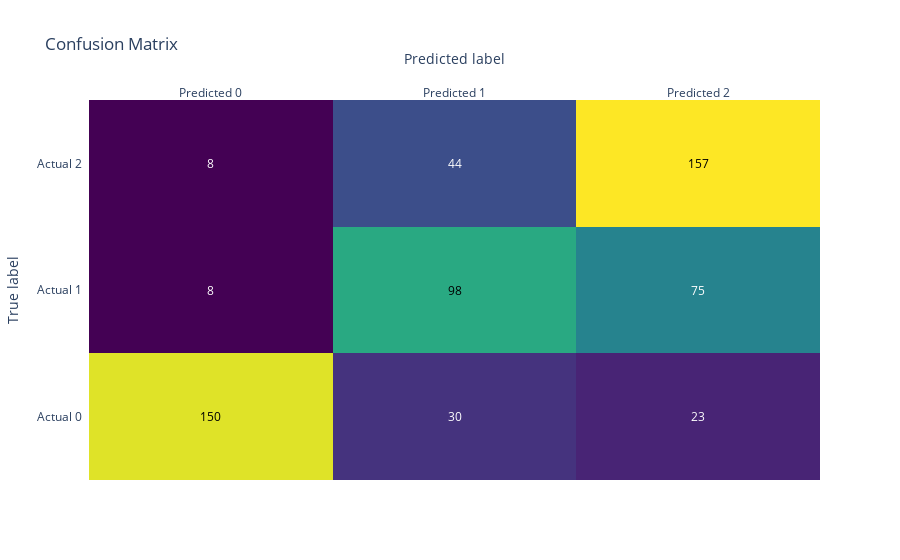

Notebook source saved alongside this figure:
### Code cell
# Compute confusion matrix
cm = confusion_matrix(y_test, y_pred)
fig = ff.create_annotated_heatmap(z=cm, x=[f'Predicted {i}' for i in range(n_classes)], y=[f'Actual {i}' for i in range(n_classes)], colorscale='Viridis')

fig.update_layout(title='Confusion Matrix', xaxis=dict(title='Predicted label'), yaxis=dict(title='True label'))
fig.show()

### Figure 1 — Plotly figure (JSON) as saved in the notebook; plotly's stock layout.template omitted (floating-point values rounded to 4 significant figures)
{"data": [{"colorscale": [[0, "#440154"], [0.1111, "#482878"], [0.2222, "#3e4989"], [0.3333, "#31688e"], [0.4444, "#26828e"], [0.5556, "#1f9e89"], [0.6667, "#35b779"], [0.7778, "#6ece58"], [0.8889, "#b5de2b"], [1, "#fde725"]], "reversescale": false, "showscale": false, "type": "heatmap", "x": ["Predicted 0", "Predicted 1", "Predicted 2"], "y": ["Actual 0", "Actual 1", "Actual 2"], "z": [[150, 30, 23], [8, 98, 75], [8, 44, 157]]}], "layout": {"annotations": [{"font": {"color": "#000000"}, "showarrow": false, "text": "150", "x": "Predicted 0", "xref": "x", "y": "Actual 0", "yref": "y"}, {"font": {"color": "#FFFFFF"}, "showarrow": false, "text": "30", "x": "Predicted 1", "xref": "x", "y": "Actual 0", "yref": "y"}, {"font": {"color": "#FFFFFF"}, "showarrow": false, "text": "23", "x": "Predicted 2", "xref": "x", "y": "Actual 0", "yref": "y"}, {"font": {"color": "#FFFFFF"}, "showarrow": false, "text": "8", "x": "Predicted 0", "xref": "x", "y": "Actual 1", "yref": "y"}, {"font": {"color": "#000000"}, "showarrow": false, "text": "98", "x": "Predicted 1", "xref": "x", "y": "Actual 1", "yref": "y"}, {"font": {"color": "#FFFFFF"}, "showarrow": false, "text": "75", "x": "Predicted 2", "xref": "x", "y": "Actual 1", "yref": "y"}, {"font": {"color": "#FFFFFF"}, "showarrow": false, "text": "8", "x": "Predicted 0", "xref": "x", "y": "Actual 2", "yref": "y"}, {"font": {"color": "#FFFFFF"}, "showarrow": false, "text": "44", "x": "Predicted 1", "xref": "x", "y": "Actual 2", "yref": "y"}, {"font": {"color": "#000000"}, "showarrow": false, "text": "157", "x": "Predicted 2", "xref": "x", "y": "Actual 2", "yref": "y"}], "title": {"text": "Confusion Matrix"}, "xaxis": {"dtick": 1, "gridcolor": "rgb(0, 0, 0)", "side": "top", "ticks": "", "title": {"text": "Predicted label"}}, "yaxis": {"dtick": 1, "ticks": "", "ticksuffix": "  ", "title": {"text": "True label"}}}}
